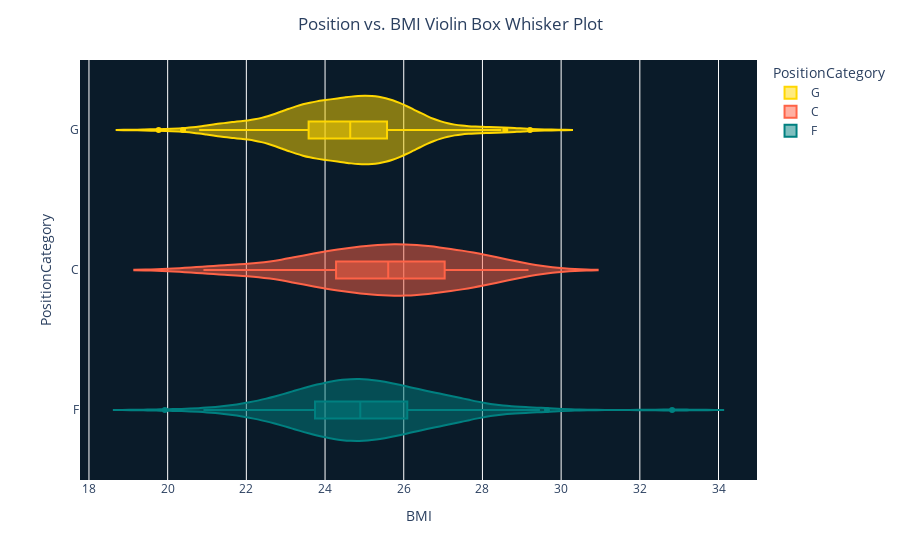

Notebook code cell kept with this figure:
### Code cell
fig = px.violin(combined, y='PositionCategory', x='BMI', color='PositionCategory', box=True,
                                 color_discrete_map = {'G': 'rgb(255,215,0)',
                                           'C':'rgb(255,99,71)',                                       
                                          'F':'rgb(0,128,128)'})
fig.update_layout({'plot_bgcolor': '#0a1b29'})
fig.update_layout(title_text='Position vs. BMI Violin Box Whisker Plot', title_x=0.5)
fig.show()
fig.write_html('PositionCategory_BMI_violinbox.html')

### Figure 1 — Plotly figure (JSON) as saved in the notebook; plotly's stock layout.template omitted (floating-point values rounded to 4 significant figures; data arrays with more than 128 entries replaced by an {"elided": "..."} marker saying what was removed)
{"data": [{"alignmentgroup": "True", "box": {"visible": true}, "hovertemplate": "PositionCategory=%{y}<br>BMI=%{x}<extra></extra>", "legendgroup": "G", "marker": {"color": "rgb(255,215,0)"}, "name": "G", "offsetgroup": "G", "orientation": "h", "scalegroup": "True", "showlegend": true, "type": "violin", "x": {"elided": "217 float values"}, "x0": " ", "xaxis": "x", "y": {"elided": "217 str values"}, "y0": " ", "yaxis": "y"}, {"alignmentgroup": "True", "box": {"visible": true}, "hovertemplate": "PositionCategory=%{y}<br>BMI=%{x}<extra></extra>", "legendgroup": "C", "marker": {"color": "rgb(255,99,71)"}, "name": "C", "offsetgroup": "C", "orientation": "h", "scalegroup": "True", "showlegend": true, "type": "violin", "x": [27.04, 23.47, 23.41, 27.71, 25.09, 25.41, 24.49, 27.22, 28.1, 25.92, 28, 25.9, 26.02, 27.18, 27.04, 26.79, 26.53, 24.41, 23, 27.9, 26.74, 23.91, 28.01, 26.35, 29.17, 28.89, 26.9, 26.14, 25.1, 24.91, 27.04, 26.4, 28.23, 25.51, 25.31, 28.3, 26.33, 23.91, 24.97, 22.02, 24.49, 23.84, 25, 23.91, 25.51, 27.32, 24.8, 24.59, 21.41, 25.93, 25.93, 25.51, 23.91, 26.25, 24.15, 25.51, 20.91, 28.29, 27.6, 23.29, 22.45, 21.43, 25.7, 23.41], "x0": " ", "xaxis": "x", "y": ["C", "C", "C", "C", "C", "C", "C", "C", "C", "C", "C", "C", "C", "C", "C", "C", "C", "C", "C", "C", "C", "C", "C", "C", "C", "C", "C", "C", "C", "C", "C", "C", "C", "C", "C", "C", "C", "C", "C", "C", "C", "C", "C", "C", "C", "C", "C", "C", "C", "C", "C", "C", "C", "C", "C", "C", "C", "C", "C", "C", "C", "C", "C", "C"], "y0": " ", "yaxis": "y"}, {"alignmentgroup": "True", "box": {"visible": true}, "hovertemplate": "PositionCategory=%{y}<br>BMI=%{x}<extra></extra>", "legendgroup": "F", "marker": {"color": "rgb(0,128,128)"}, "name": "F", "offsetgroup": "F", "orientation": "h", "scalegroup": "True", "showlegend": true, "type": "violin", "x": {"elided": "184 float values"}, "x0": " ", "xaxis": "x", "y": {"elided": "184 str values"}, "y0": " ", "yaxis": "y"}], "layout": {"legend": {"title": {"text": "PositionCategory"}, "tracegroupgap": 0}, "margin": {"t": 60}, "plot_bgcolor": "#0a1b29", "title": {"text": "Position vs. BMI Violin Box Whisker Plot", "x": 0.5}, "violinmode": "overlay", "xaxis": {"anchor": "y", "domain": [0, 1], "title": {"text": "BMI"}}, "yaxis": {"anchor": "x", "categoryarray": ["F", "C", "G"], "categoryorder": "array", "domain": [0, 1], "title": {"text": "PositionCategory"}}}}
